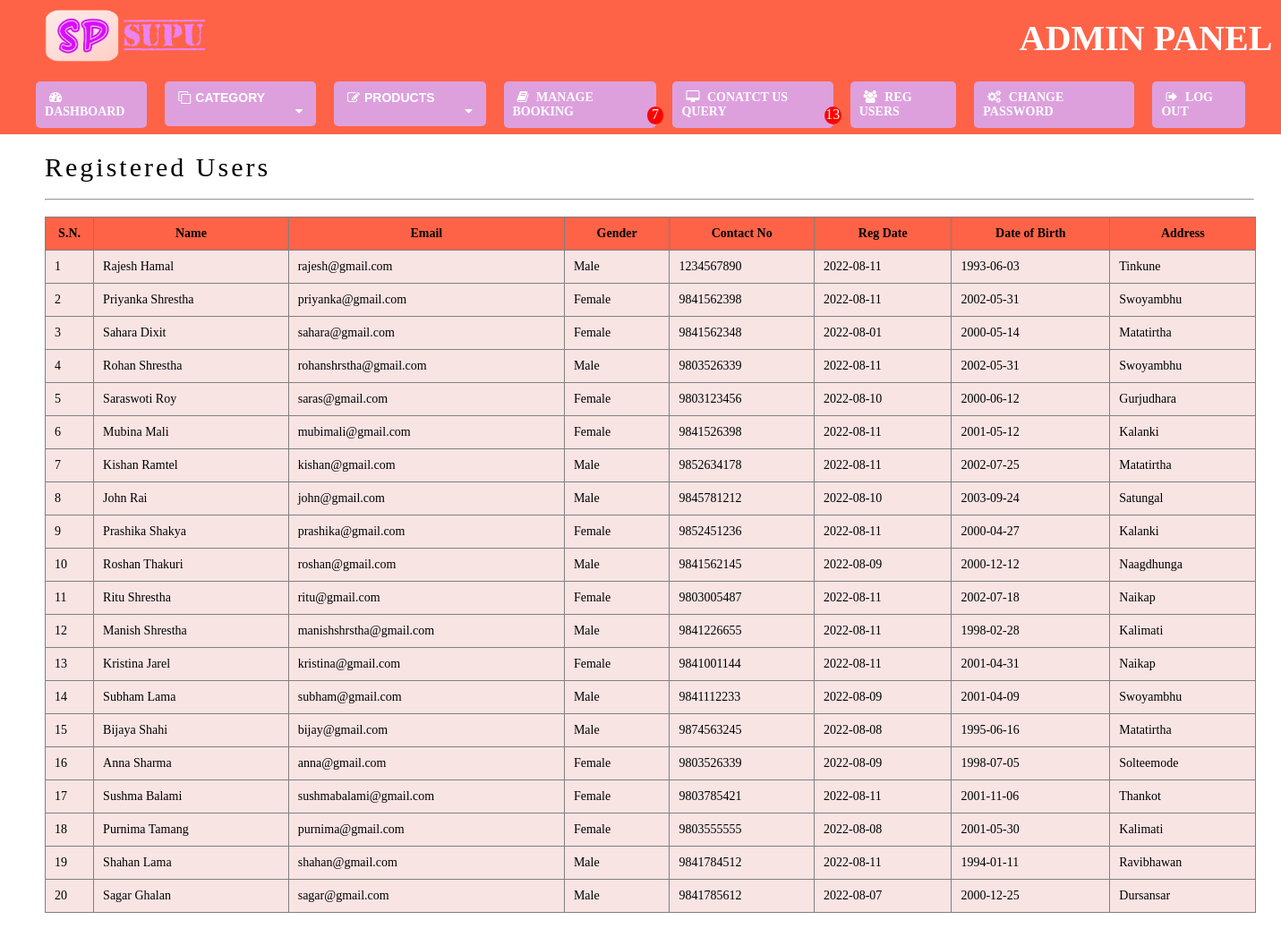
/admin/regusers.php, run on the app's committed database.
### tables this page shows
CREATE TABLE `tbl_customer` (
  `customer_id` int(11) NOT NULL,
  `customer_name` varchar(255) NOT NULL,
  `customer_email` varchar(255) DEFAULT NULL,
  `customer_pass` varchar(255) DEFAULT NULL,
  `customer_gender` varchar(255) DEFAULT NULL,
  `customer_phone` varchar(10) NOT NULL,
  `customer_dob` varchar(10) NOT NULL,
  `customer_address` varchar(25) NOT NULL,
  `joindate` date NOT NULL DEFAULT current_timestamp()
);

### admin/regusers.php (the view, shortened to what this page needs)
<!DOCTYPE html>
<head>
    <link rel="stylesheet" href="css/table.css">
    <link rel="stylesheet" href="https://cdnjs.cloudflare.com/ajax/libs/font-awesome/5.15.3/css/all.min.css">
</head>
<body>
    <?php
        include 'includes/header.php';
    ?>
	<div class="container">
	<div class="title">Registered Users</div><br><hr><br>
        <table style="width: 98%;">
            <tr>
                <th style="width: 4%;">S.N.</th>
                <th>Name</th>
                <th>Email</th>
                <th>Gender</th>
                <th>Contact No</th>
                <th>Reg Date</th>
                <th>Date of Birth</th>
                <th>Address</th>
            </tr>
            <?php
            $sql = "SELECT * FROM tbl_customer";
            $result = mysqli_query($conn, $sql);
            $count=1;
            if (mysqli_num_rows($result) > 0) {
                while ($value = mysqli_fetch_assoc($result)) {
            ?>
            <tr>
                <td><?php echo htmlentities($count); ?></td>
                <td><?php echo $value['customer_name']; ?></td>
                <td><?php echo $value['customer_email']; ?></td>
                <td><?php echo $value['customer_gender']; ?></td>
                <td><?php echo $value['customer_phone']; ?></td>
                <td><?php echo $value['joindate']; ?></td>
                <td><?php echo $value['customer_dob']; ?></td>
                <td><?php echo $value['customer_address']; ?></td>
                <?php
                $count=$count+1; }
                }
                ?>
            </tr>
        </table>
	</div>
</body>
</html>

### admin/css/table.css (style rules this page uses)
* { box-sizing: border-box; margin: 0; padding: 0; }
.container { margin-left: 50px; padding-top: 20px; margin-bottom: 30px; }
hr { margin-right: 30px; }
.title { letter-spacing: 3px; font-size: 30px; }
table { table-layout: auto; border-collapse: collapse; width: "98%"; }
td, th { padding: 10px; font-size: 14px; }
th { background-color: tomato; border: solid 0.5px grey; }
td { padding: 10px; background-color: #f9e4e4; border: solid 0.5px grey; }

### admin/css/header.css (style rules this page uses)
* { margin: 0; padding: 0; box-sizing: border-box; }

### data on the page
tbl_customer: customer_name "Rajesh Hamal", customer_email "rajesh@gmail.com", customer_gender "Male", customer_phone "1234567890", joindate "2022-08-11", customer_dob "1993-06-03", customer_address "Tinkune"
tbl_customer: customer_name "Priyanka Shrestha", customer_email "priyanka@gmail.com", customer_gender "Female", customer_phone "9841562398", joindate "2022-08-11", customer_dob "2002-05-31", customer_address "Swoyambhu"
tbl_customer: customer_name "Sahara Dixit", customer_email "sahara@gmail.com", customer_gender "Female", customer_phone "9841562348", joindate "2022-08-01", customer_dob "2000-05-14", customer_address "Matatirtha"
tbl_customer: customer_name "Rohan Shrestha", customer_email "rohanshrstha@gmail.com", customer_gender "Male", customer_phone "9803526339", joindate "2022-08-11", customer_dob "2002-05-31", customer_address "Swoyambhu"
tbl_customer: customer_name "Saraswoti Roy", customer_email "saras@gmail.com", customer_gender "Female", customer_phone "9803123456", joindate "2022-08-10", customer_dob "2000-06-12", customer_address "Gurjudhara"
tbl_customer: customer_name "Mubina Mali", customer_email "mubimali@gmail.com", customer_gender "Female", customer_phone "9841526398", joindate "2022-08-11", customer_dob "2001-05-12", customer_address "Kalanki"
tbl_customer: customer_name "Kishan Ramtel", customer_email "kishan@gmail.com", customer_gender "Male", customer_phone "9852634178", joindate "2022-08-11", customer_dob "2002-07-25", customer_address "Matatirtha"
tbl_customer: customer_name "John Rai", customer_email "john@gmail.com", customer_gender "Male", customer_phone "9845781212", joindate "2022-08-10", customer_dob "2003-09-24", customer_address "Satungal"
tbl_customer: customer_name "Prashika Shakya", customer_email "prashika@gmail.com", customer_gender "Female", customer_phone "9852451236", joindate "2022-08-11", customer_dob "2000-04-27", customer_address "Kalanki"
tbl_customer: customer_name "Roshan Thakuri", customer_email "roshan@gmail.com", customer_gender "Male", customer_phone "9841562145", joindate "2022-08-09", customer_dob "2000-12-12", customer_address "Naagdhunga"
tbl_customer: customer_name "Ritu Shrestha", customer_email "ritu@gmail.com", customer_gender "Female", customer_phone "9803005487", joindate "2022-08-11", customer_dob "2002-07-18", customer_address "Naikap"
tbl_customer: customer_name "Manish Shrestha", customer_email "manishshrstha@gmail.com", customer_gender "Male", customer_phone "9841226655", joindate "2022-08-11", customer_dob "1998-02-28", customer_address "Kalimati"
tbl_customer: customer_name "Kristina Jarel", customer_email "kristina@gmail.com", customer_gender "Female", customer_phone "9841001144", joindate "2022-08-11", customer_dob "2001-04-31", customer_address "Naikap"
tbl_customer: customer_name "Subham Lama", customer_email "subham@gmail.com", customer_gender "Male", customer_phone "9841112233", joindate "2022-08-09", customer_dob "2001-04-09", customer_address "Swoyambhu"
tbl_customer: customer_name "Bijaya Shahi", customer_email "bijay@gmail.com", customer_gender "Male", customer_phone "9874563245", joindate "2022-08-08", customer_dob "1995-06-16", customer_address "Matatirtha"
tbl_customer: customer_name "Anna Sharma", customer_email "anna@gmail.com", customer_gender "Female", customer_phone "9803526339", joindate "2022-08-09", customer_dob "1998-07-05", customer_address "Solteemode"
tbl_customer: customer_name "Sushma Balami", customer_email "sushmabalami@gmail.com", customer_gender "Female", customer_phone "9803785421", joindate "2022-08-11", customer_dob "2001-11-06", customer_address "Thankot"
tbl_customer: customer_name "Purnima Tamang", customer_email "purnima@gmail.com", customer_gender "Female", customer_phone "9803555555", joindate "2022-08-08", customer_dob "2001-05-30", customer_address "Kalimati"
tbl_customer: customer_name "Shahan Lama", customer_email "shahan@gmail.com", customer_gender "Male", customer_phone "9841784512", joindate "2022-08-11", customer_dob "1994-01-11", customer_address "Ravibhawan"
tbl_customer: customer_name "Sagar Ghalan", customer_email "sagar@gmail.com", customer_gender "Male", customer_phone "9841785612", joindate "2022-08-07", customer_dob "2000-12-25", customer_address "Dursansar"

### other printed values
$data['total'] "7"
$data['total'] "13"
